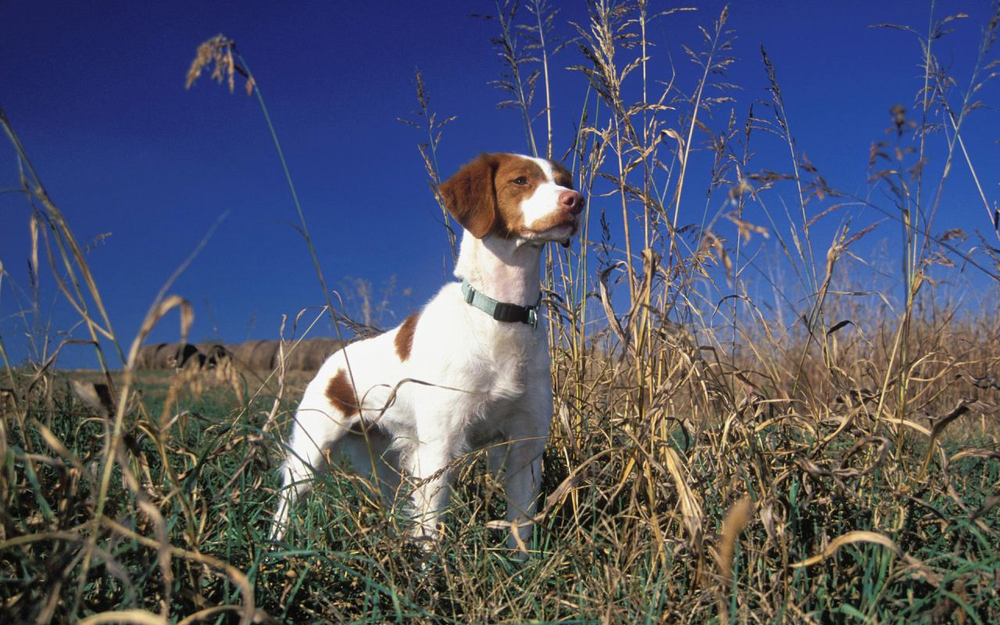
#> input picture data/images/dog.png, 1000 x 625 px, shrunk from 1280 x 800 before the run
$ jupyter execute '图像阈值.ipynb'
#> lines starting #> are read from the running program, lines starting #| are printed output that depends on the picture; after the words box and inside, x2 and y2 are one past the last pixel; in counts of white or black regions, pixels touching at a corner belong together
### 图像阈值

#### ret, dst= cv2.threshold(src thresh, maxval, type)

- src: 输入图，只能输入单通道图像，通常来说为灰度图
- dst：输出图
- thresh：阈值
- maxval：当像素值超过了阈值（或者小于阈值 根据type来决定）所赋予的值
- type：二值化操作的类型，包含以下5种类型：cv2.THRESH_BINARY; cv2.THRESH_BINARY_INV; cv2.THRESH_TRUNC; cv2.THRESH_TOZERO; CV2.THRESH TOZERO_INV
- cv2.THRESH_BINARY 超过阈值部分取maxval（最大值：否则取0）
- cv2.THRESH_BINARY_INV THRESH BINARY的反转
- cv2.THRESH_TRUNC 大于阈值部分设为阈值 否则不变
- cv2.THRESH_TOZERO 大于阅值部分不改变 否则设为0
- cv2.THRESH_H_TOZERO_INV THRESH TOZERO的反转

[cell 1]
import cv2
import matplotlib.pyplot as plt

[cell 2]
img_dog = cv2.imread("./data/images/dog.png")
#> img_dog is the input picture: shape (625, 1000, 3); mean B, G, R 107.5, 85.4, 79.9
# 灰度图片
img_dog_gray = cv2.imread("./data/images/dog.png", cv2.IMREAD_GRAYSCALE)
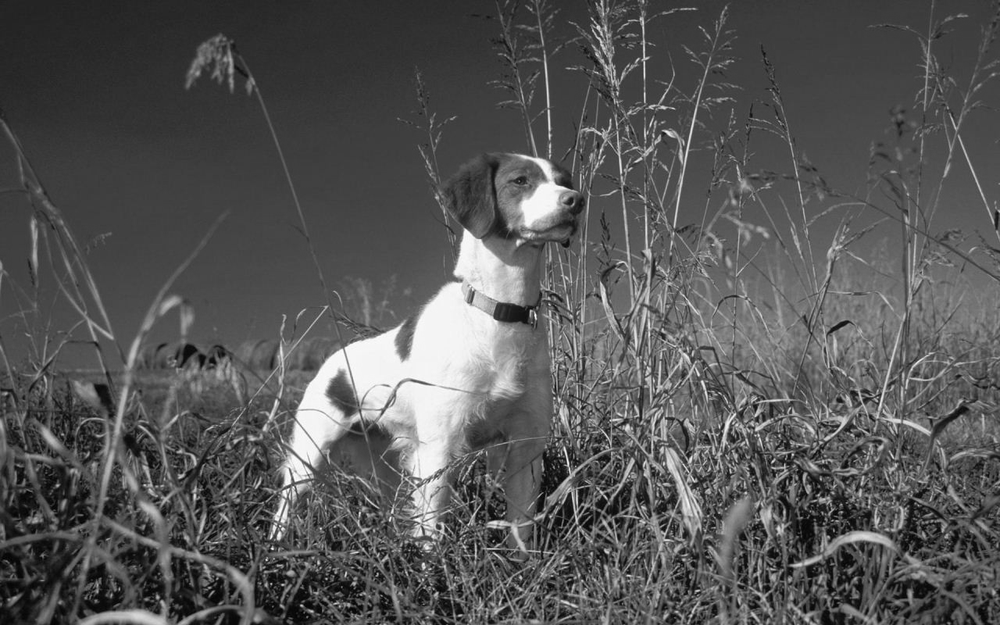
#> img_dog_gray: shape (625, 1000); min 0, max 255, mean 85.7

[cell 3]
ret, thresh1 = cv2.threshold(img_dog_gray, 127, 255, cv2.THRESH_BINARY)
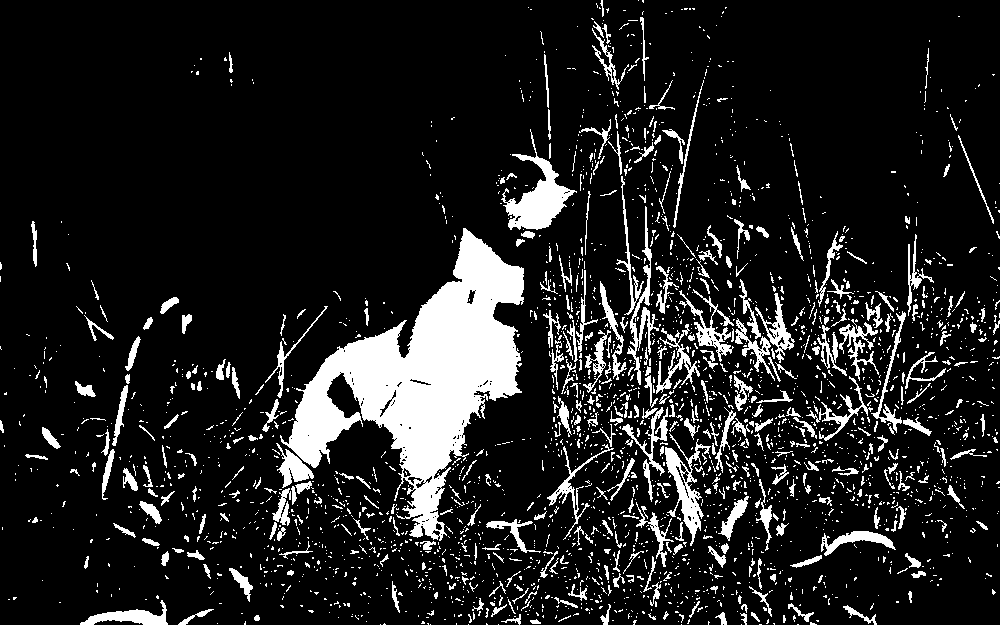
#> thresh1: shape (625, 1000); 12.7% white; 2753 white regions (2342 under 20 px), largest, box (x1, y1, x2, y2) and area: (280, 228, 524, 541) 28587, (501, 129, 577, 230) 2505, (665, 433, 711, 546) 1511
ret, thresh2 = cv2.threshold(img_dog_gray, 127, 255, cv2.THRESH_BINARY_INV)
ret, thresh3 = cv2.threshold(img_dog_gray, 127, 255, cv2.THRESH_TRUNC)
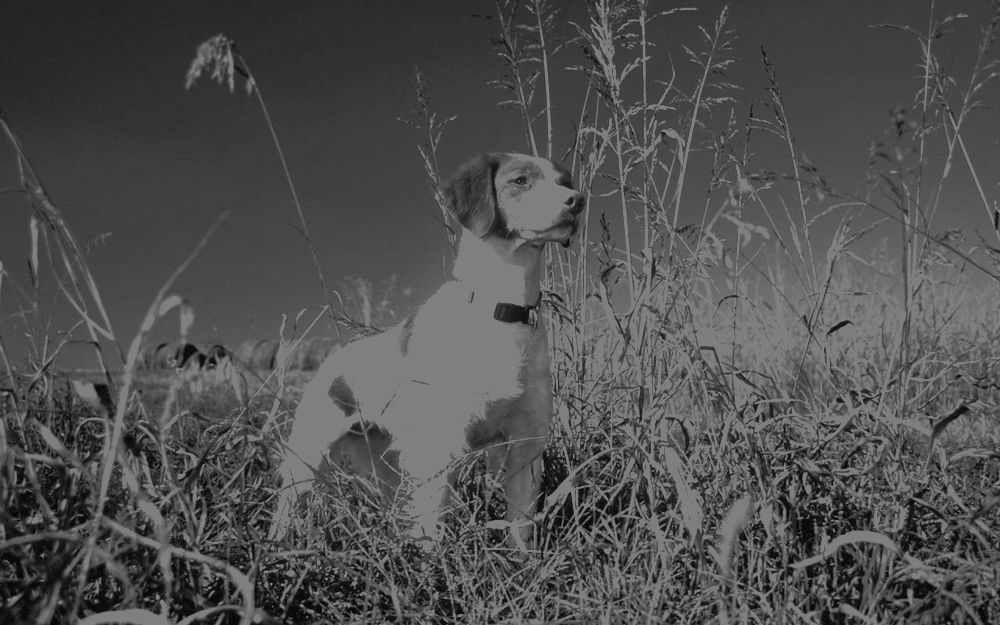
#> thresh3: shape (625, 1000); min 0, max 127, mean 79.4
ret, thresh4 = cv2.threshold(img_dog_gray, 127, 255, cv2.THRESH_TOZERO)
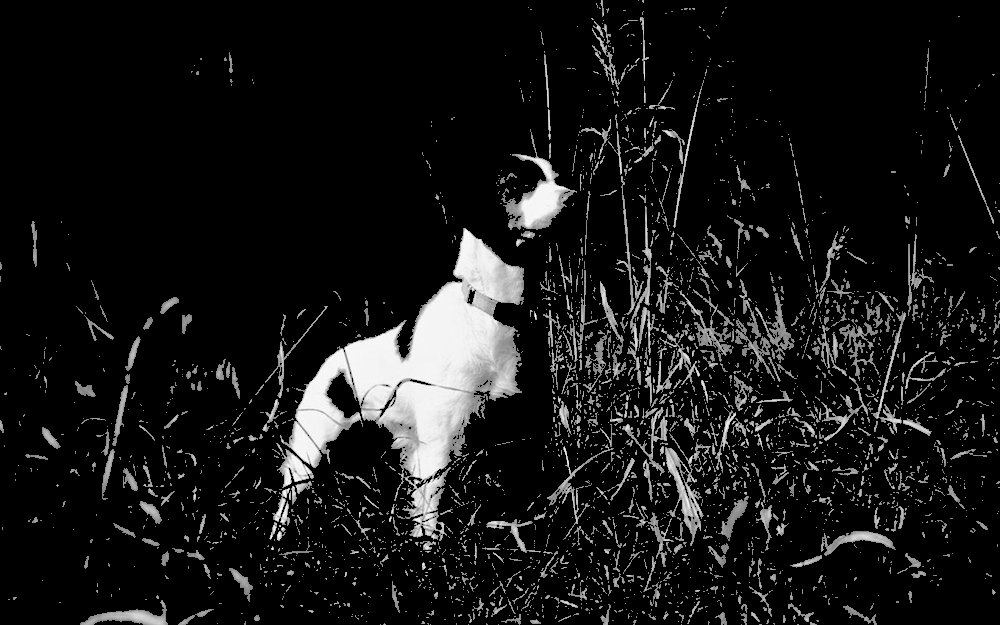
#> thresh4: shape (625, 1000); min 0, max 255, mean 22.5
ret, thresh5 = cv2.threshold(img_dog_gray, 127, 255, cv2.THRESH_TOZERO_INV)
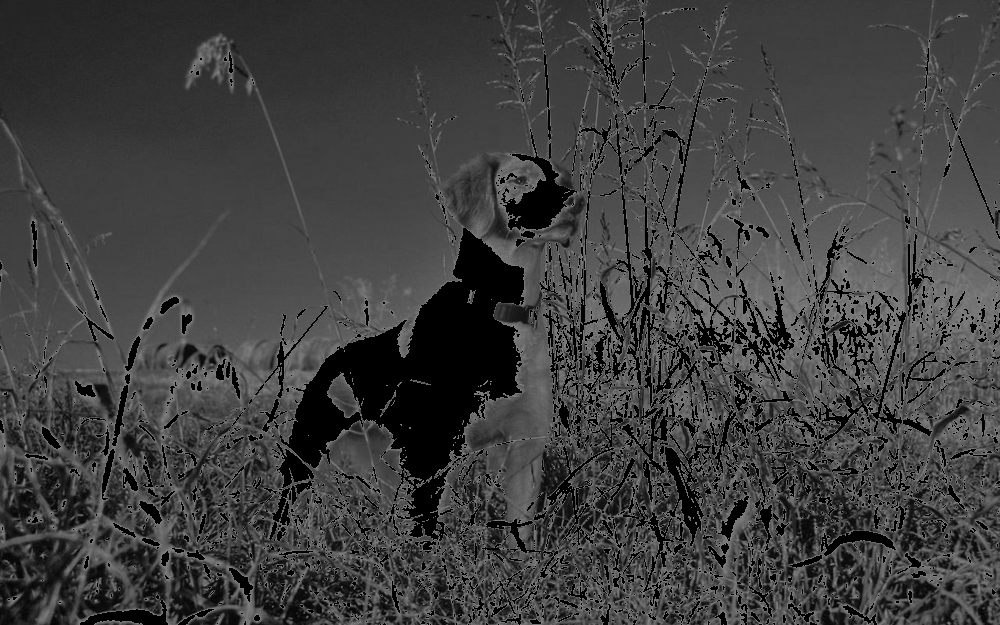
#> thresh5: shape (625, 1000); min 0, max 127, mean 63.3

titles = ["Origin Image", "BINARY", "BINARY_INV", "TRUNC", "TOZERO", "TOZERO_INV"]
images = [img_dog, thresh1, thresh2, thresh3, thresh4, thresh5]

[cell 4]
for i in range(len(titles)):
    plt.subplot(2, 3, i + 1)
    plt.imshow(images[i], "gray")
    plt.title(titles[i])

    # 隐藏子图的刻度标签
    plt.xticks([]), plt.yticks([])
plt.show()
#> figure, not shown here; B, G, R data is drawn as R, G, B

$ run again, with data/images/cat.png copied over data/images/dog.png
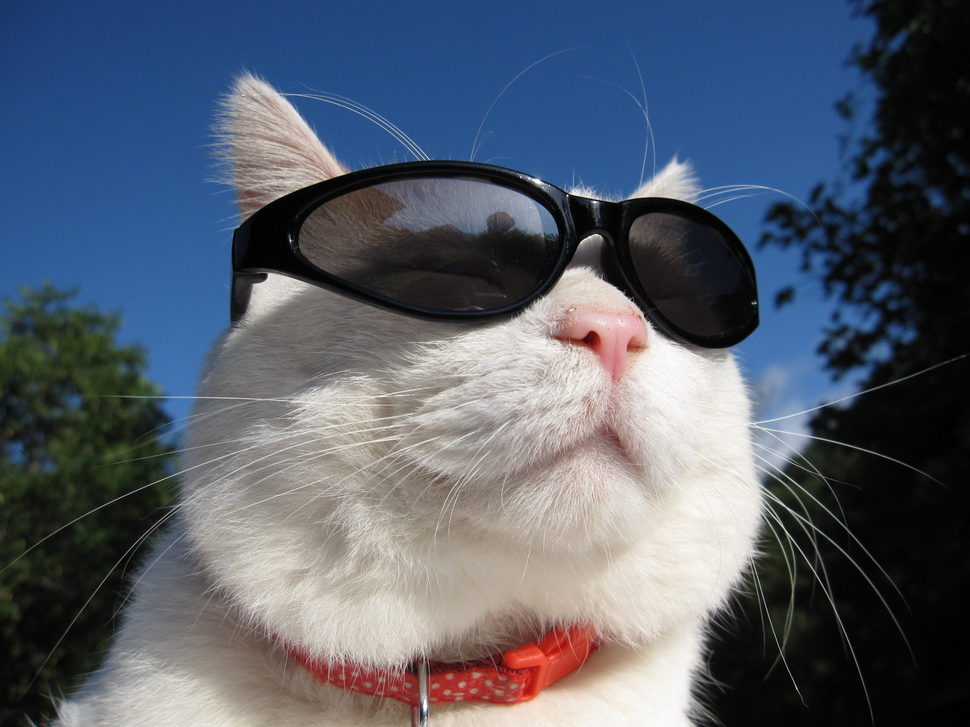
#> input picture data/images/cat.png, 970 x 727 px, shrunk from 1600 x 1200 before the run
#> img_dog is the input picture: shape (727, 970, 3); mean B, G, R 108.1, 94.3, 86.2
#> `ret, thresh1 = cv2.threshold(img_dog_gray, 127, 255, cv2.THRESH_BINARY)`:
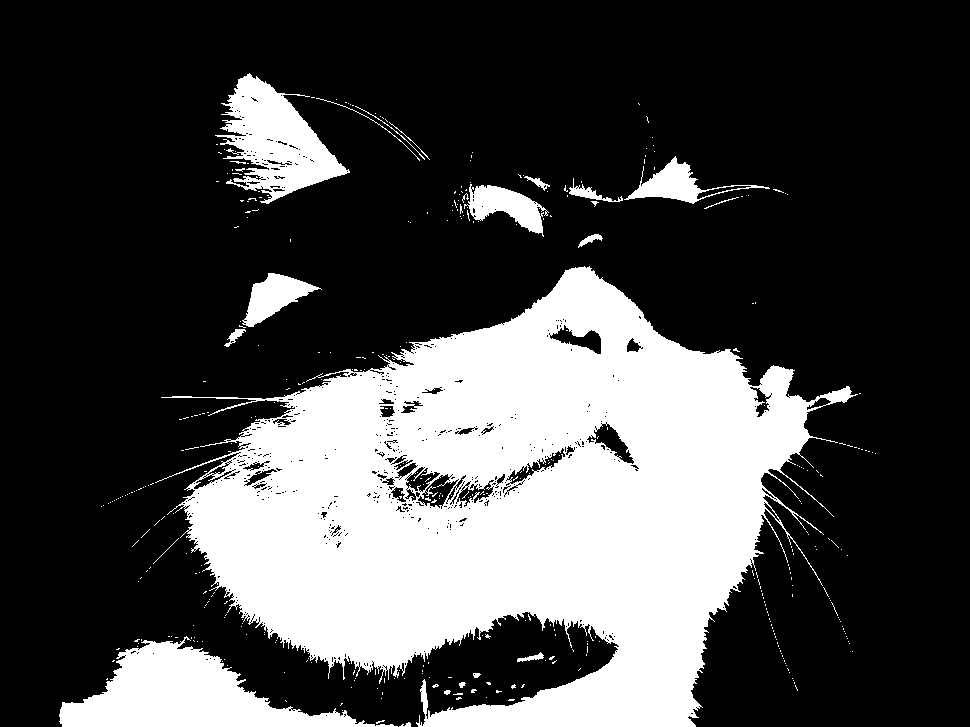
#> thresh1: shape (727, 970); 28.4% white; 403 white regions (379 under 20 px), largest, box (x1, y1, x2, y2) and area: (155, 266, 858, 727) 169960, (59, 636, 398, 727) 13450, (215, 73, 350, 204) 8259
#> `ret, thresh5 = cv2.threshold(img_dog_gray, 127, 255, cv2.THRESH_TOZERO..`:
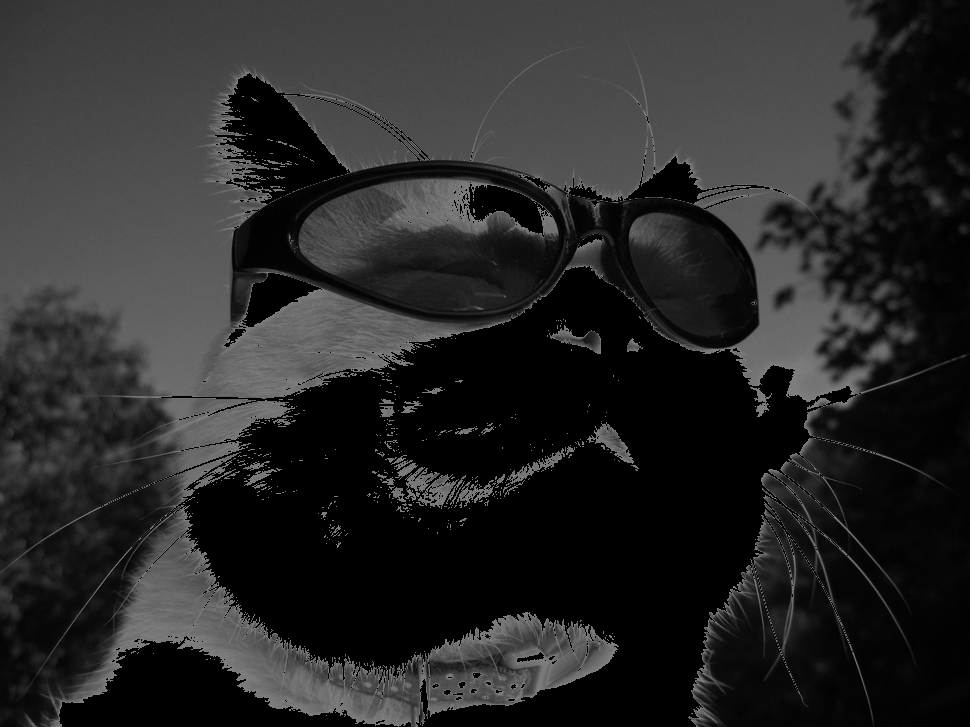
#> thresh5: shape (727, 970); min 0, max 127, mean 40.3
